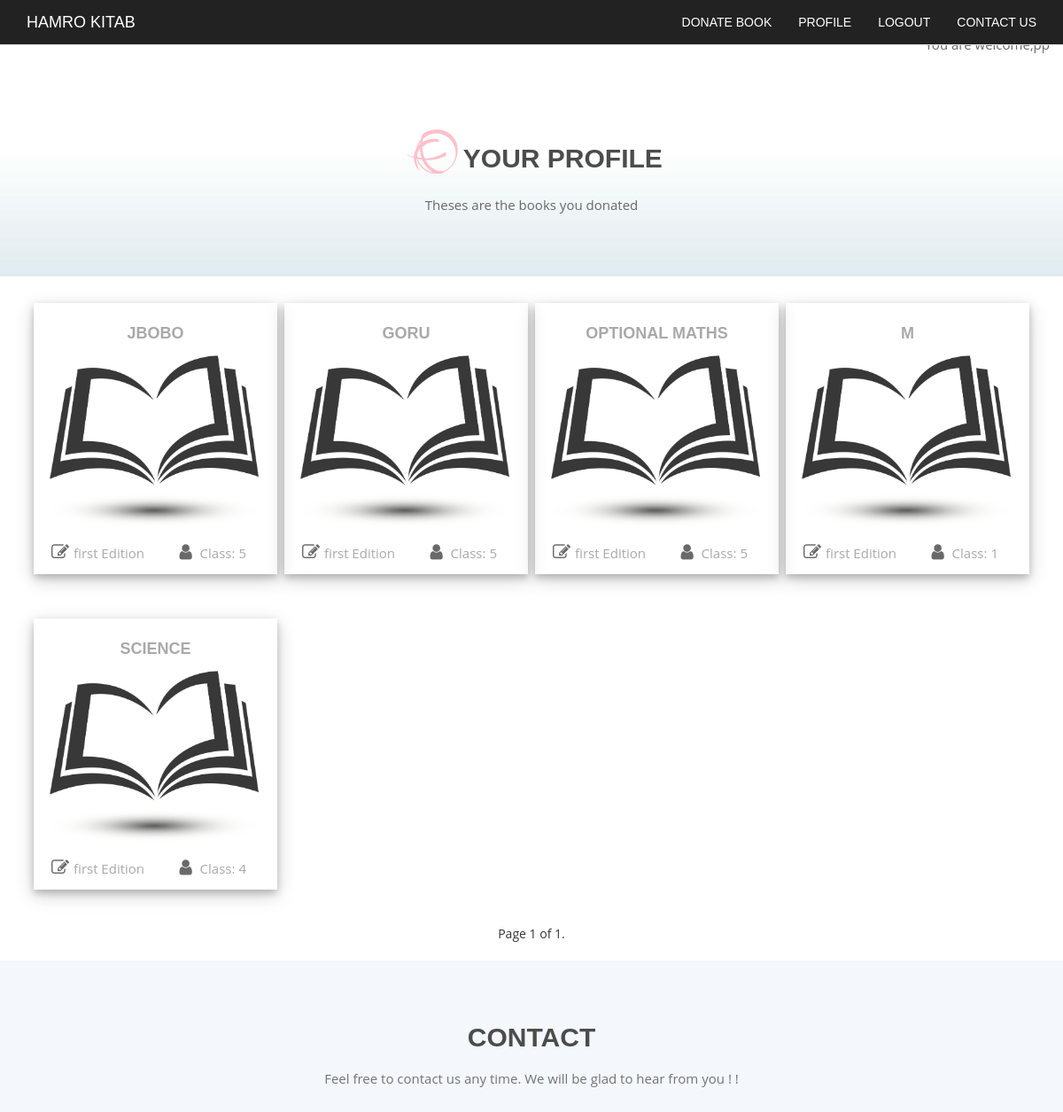
Before: /profile/ (signed in, upper part) with the older database file.
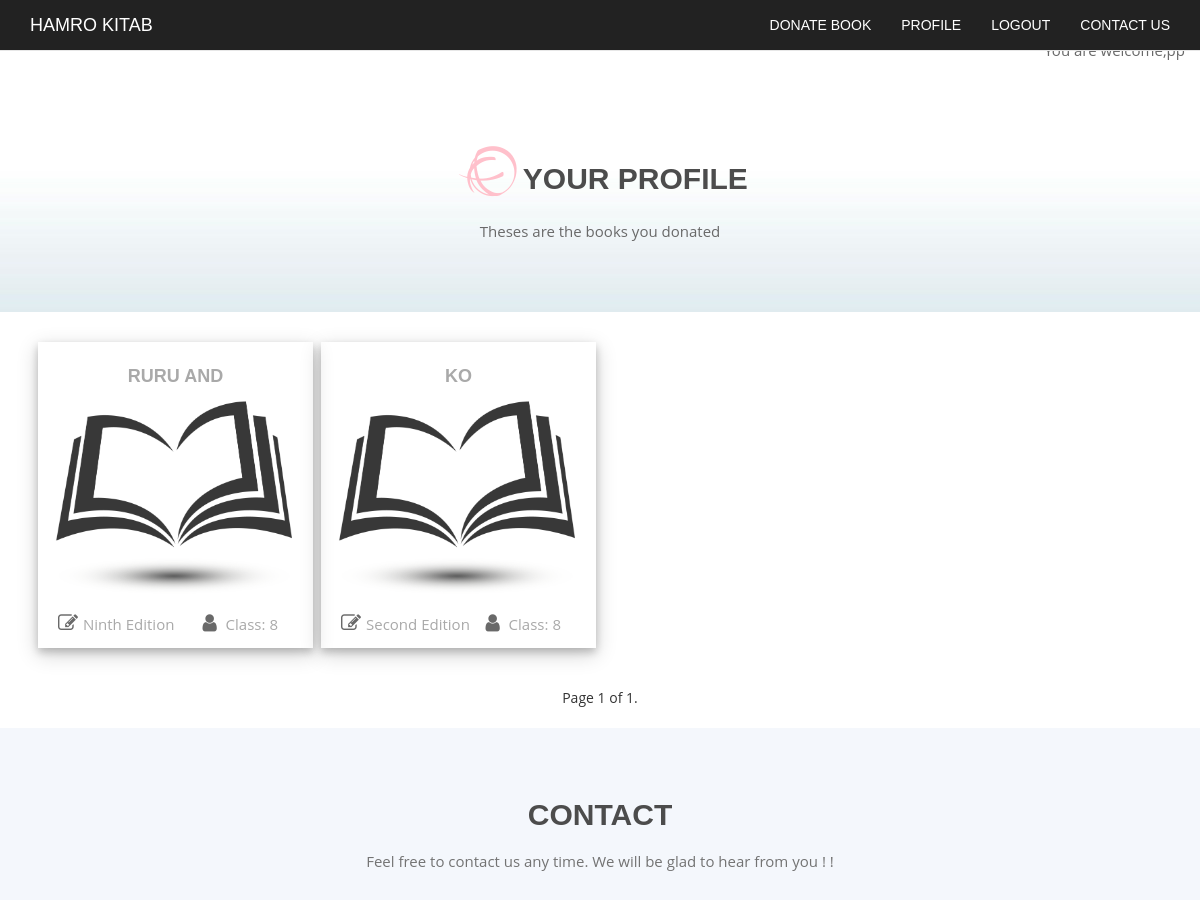
After: the same page with the newer database file.
### donate/models.py (models this page shows, shortened)
class Details(models.Model):
    user= models.ForeignKey(settings.AUTH_USER_MODEL, null=True)
    Name = models.CharField(max_length=200)
    Class= models.IntegerField(validators=[MaxValueValidator(13), MinValueValidator(1)])
    Publisher= models.CharField(max_length=200)
    Edition= models.CharField(max_length=10, choices=EDITION_CHOICES)
    Status= models.CharField(max_length=10, choices=ST_CHOICES)
    Your_District= models.CharField(max_length=100)
    Ward_number= models.IntegerField(validators=[MaxValueValidator(36), MinValueValidator(1)])
    Phone_number= models.CharField(max_length=100)

### donate/views.py (the view)
# urls.py: url(r'^profile/$', donate_views.profile, name='profile'),
@login_required(login_url='/login/')
def profile(request):
    queryset_list = Details.objects.filter(user_id=request.user.id).order_by("-id")
    paginator = Paginator(queryset_list, 8)  # Show 25 contacts per page
    page_request_var = "page"
    page = request.GET.get(page_request_var)
    try:
        queryset = paginator.page(page)
    except PageNotAnInteger:
        queryset = paginator.page(1)
    except EmptyPage:
        queryset = paginator.page(paginator.num_pages)
    context = {
        "queryset_list": queryset,
        "page_request_var": page_request_var
    }
    return render(request, 'donate/profile.html', context)

### donate/templates/donate/profile.html (shortened to what this page needs)
{% load staticfiles %}
<!DOCTYPE html>
<html lang="en">
  <head>
            <link rel="stylesheet" href="{% static 'donate/css/hover.css">
    <link href="{% static 'donate/css/bootstrap.min.css' %}" rel="stylesheet">
    <link rel="stylesheet" href="{% static 'donate/font-awesome-4.7.0/css/font-awesome.min.css' %}">
    <link rel="stylesheet" href="{% static 'donate/css/animate.min.css' %}">
    <link rel = "stylesheet" href="{% static 'donate/css/profile.css' %}">
  </head>
  <body>
    <div id="myNavbar" class="navbar navbar-default navbar-fixed-top" role="navigation">
        <div class="container">
            <div class="navbar-header">
                   <a href="{% url 'index' %}" class="navbar-brand">Hamro Kitab</a>
            </div>
            <div class="navbar-collapse collapse">
                <ul class="nav navbar-nav navbar-right">
                    <li><a href="{% url 'donate_book' %}">Donate Book</a></li>
                    {% if user.is_authenticated %}
                    <li><a href="{% url 'profile' %}">Profile</a></li>
                    {% endif %}
                    {% if user.is_authenticated %}
                    <li><a href="{% url 'logout' %}">Logout</a></li>
                    {% endif %}
                    <li><a href="#contact">Contact us</a></li>
                </ul>
            </div>
        </div>
    </div>
        <div  class="search_l">
          <div class="container">
             <div class="row">
                 <div class="welcome"> <p> You are welcome,{{request.user}}</p></div>
            </div>
              <div class="row">
                  <h2 class="wow fadeInUp"><i class="fa fa-ravelry" aria-hidden="true"></i>Your profile</h2>
                  <p class="wow fadeInUp" data-wow-delay="0.4s">Theses are the books you donated </p>
                    </div>
                  </div>
                    </div>
      <div class="hostel_ko_list">
      <div class="container">
{% for obj  in queryset_list %}
          <div class="border hvr-float col-lg-3 col-md-3  wow fadeInUp" data-wow-delay="0.1s "> <a href=' {% url "book_detail" id=obj.id %} ' ><h4>{{obj.Name}} </h4><img class="id3h " src="{% static 'donate/images/fav.png' %}"></a><div class="eta"><p><i class="fa fa-pencil-square-o" aria-hidden="true"></i>{{obj.Edition}} Edition</p></div> <div class="uta" ><p><i class="fa fa-user" aria-hidden="true"></i> Class: {{obj.Class}} </p></div></div>
{% endfor %}
</div>
<div class="pagin">
    <span class="step-links">
        <span class="current">
            Page {{ queryset_list.number }} of {{ queryset_list.paginator.num_pages }}.
        </span>
    </span>
</div>
      </div>
      <div id="contact" class="contact">
          <div class="container">
              <div class="row">
                  <h2 class="wow fadeInUp">Contact</h2>
                  <p class="wow fadeInUp" data-wow-delay="0.4s">Feel free to contact us any time. We will be glad to hear from you ! !</p>
              </div>
           </div>
      </div>
  </body>
</html>

### donate/static/donate/css/profile.css (style rules this page uses)
* { padding:0; margin: 0; }
body { overflow-x: hidden; font-family: 'Open Sans', sans-serif; text-rendering: optimizeLegibility !important; -webkit-font-smoothing: antialiased !important; }
li { list-style: none; display: inline-block }
a { text-decoration: none; transition: all 500ms ease-in-out; }
h1, h2, h4 { font-family: 'PT Sans Narrow', Arial, sans-serif; text-transform: uppercase; font-weight: 700; }
p { font-size: 15px; line-height: 21px; }
.navbar { background-color: #222222 !important; text-transform: uppercase; font-family: 'PT Sans Narrow', Arial, sans-serif; }
.navbar a { color: #fff !important; }
.welcome { margin-top: 10px; float: right; }
.welcome p { color: aqua; }
.search_l { background-image:url(../images/search_bgk.jpg); padding: 30px 0 30px; text-align: center; }
.search_l p { padding-bottom: 30px; color: dimgray; }
.search_l h2 { color: #4c4c4c; margin: 40px 0 20px; }
.search_l i { padding: 5px; font-size: 50px; border-radius: 50px; color: pink; }
.hostel_ko_list .border { width: 275px; margin-top: 30px; margin-bottom: 20px; margin-left: 8px; border-color:whitesmoke; box-shadow: 0 4px 8px 0 rgba(0, 0, 0, 0.2), 0 6px 20px 0 rgba(0, 0, 0, 0.19); }
.hostel_ko_list h4 { text-align: center; padding-top: 15px; color: darkgray; font-weight: bold; }
.hostel_ko_list p { margin-top: 1px; color: darkgray; }
.hostel_ko_list { border: 20px; }
.hostel_ko_list .eta { float: left; }
.hostel_ko_list i { font-size: 20px; padding: 5px; color: dimgrey; }
.hostel_ko_list .uta { float: right; padding-right: 20px; }
.id3h { width: 100%; height: 200px; margin-bottom: 10px; }
.pagin { margin: 20px 0; text-align:center; }
.contact { padding: 50px 0 80px; text-align: center; background-color:#f4f7fc; }
.contact p { padding-bottom: 80px; color: #737373; }
.contact h2 { color: #4c4c4c; margin: 20px 0 20px; }

Changed rows visible on the page:
removed Details: Name "JBOBO", Edition "first", Class "5"
removed Details: Name "GORU", Edition "first", Class "5"
removed Details: Name "OPTIONAL MATHS", Edition "first", Class "5"
removed Details: Name "M", Edition "first", Class "1"
removed Details: Name "SCIENCE", Edition "first", Class "4"
added Details: Name "RURU AND", Edition "Ninth", Class "8"
added Details: Name "KO", Edition "Second", Class "8"
